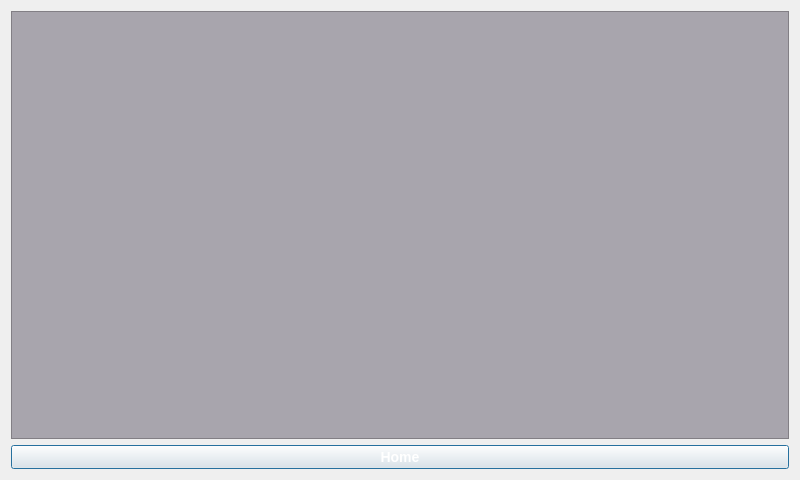
<?xml version="1.0" encoding="UTF-8"?>
<ui version="4.0">
 <class>InventoryPage</class>
 <widget class="QDialog" name="InventoryPage">
  <property name="geometry">
   <rect>
    <x>0</x>
    <y>0</y>
    <width>800</width>
    <height>480</height>
   </rect>
  </property>
  <property name="windowTitle">
   <string>Dialog</string>
  </property>
  <property name="styleSheet">
   <string notr="true"/>
  </property>
  <layout class="QVBoxLayout" name="verticalLayout">
   <item>
    <widget class="QTextEdit" name="dbOutput">
     <property name="styleSheet">
      <string notr="true">background-color: rgb(168, 165, 173);</string>
     </property>
    </widget>
   </item>
   <item>
    <widget class="QPushButton" name="HomeButton">
     <property name="font">
      <font>
       <pointsize>-1</pointsize>
       <weight>75</weight>
       <italic>false</italic>
       <bold>true</bold>
      </font>
     </property>
     <property name="styleSheet">
      <string notr="true">font: bold 14px;
    color: white;</string>
     </property>
     <property name="text">
      <string>Home</string>
     </property>
    </widget>
   </item>
  </layout>
 </widget>
 <resources/>
 <connections>
  <connection>
   <sender>HomeButton</sender>
   <signal>clicked()</signal>
   <receiver>InventoryPage</receiver>
   <slot>reject()</slot>
   <hints>
    <hint type="sourcelabel">
     <x>46</x>
     <y>292</y>
    </hint>
    <hint type="destinationlabel">
     <x>2</x>
     <y>294</y>
    </hint>
   </hints>
  </connection>
 </connections>
</ui>
